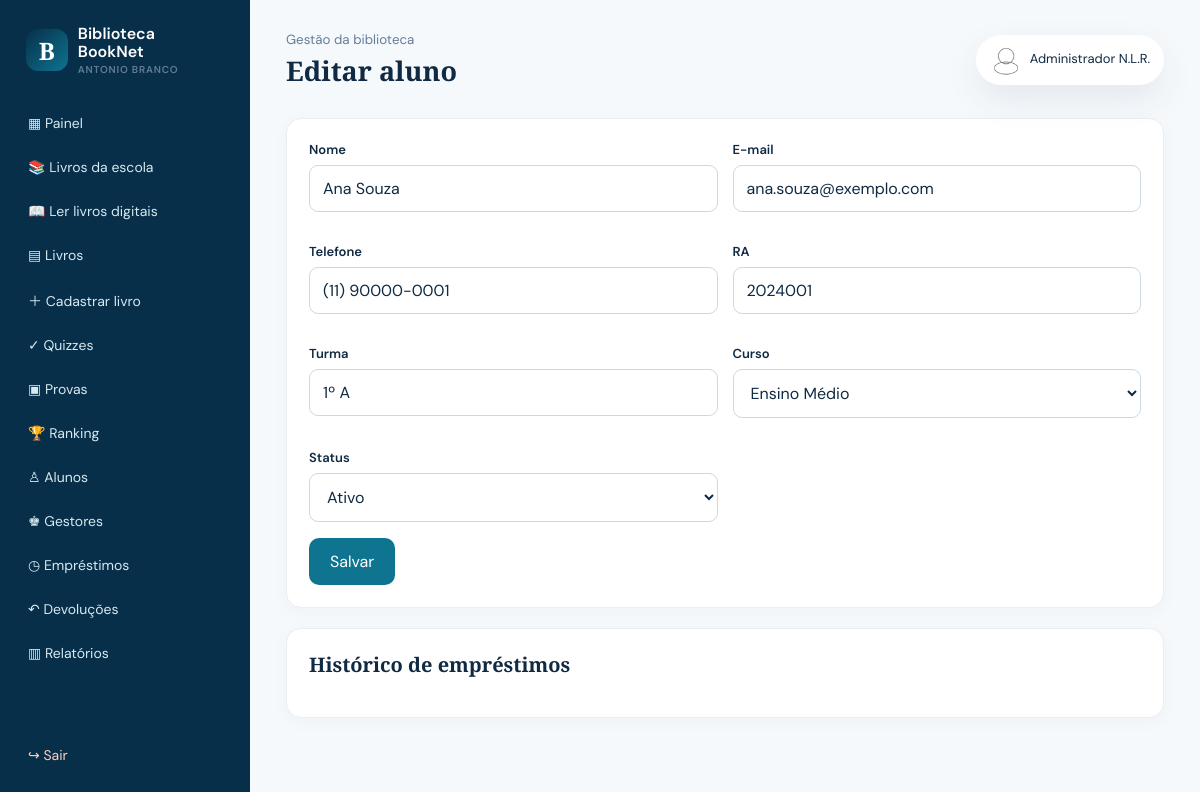
The app's page /admin/editar-aluno.php?id=2 (signed in) with its own data.
### tables this page shows
CREATE TABLE IF NOT EXISTS usuarios(id INT UNSIGNED AUTO_INCREMENT PRIMARY KEY,nome VARCHAR(150) NOT NULL,email VARCHAR(150) NOT NULL UNIQUE,senha VARCHAR(255) NOT NULL,tipo ENUM('aluno','administrador','gestor','bibliotecario') NOT NULL DEFAULT 'aluno',telefone VARCHAR(30),ra VARCHAR(50) UNIQUE,turma VARCHAR(80),curso VARCHAR(120),foto VARCHAR(255) NULL,status ENUM('ativo','bloqueado') NOT NULL DEFAULT 'ativo',created_at TIMESTAMP DEFAULT CURRENT_TIMESTAMP,updated_at TIMESTAMP DEFAULT CURRENT_TIMESTAMP ON UPDATE CURRENT_TIMESTAMP,INDEX(tipo),INDEX(status));

### config/functions.php (called while the page is built, shortened)
<?php
require_once __DIR__ . '/database.php';
function e(?string $value): string { return htmlspecialchars((string)$value, ENT_QUOTES, 'UTF-8'); }
function get_flash(): ?array { $f = $_SESSION['flash'] ?? null; unset($_SESSION['flash']); return $f; }

### config/database.php (called while the page is built, shortened)
<?php
function db(): PDO {
    static $pdo = null;
    if ($pdo === null) {
        $pdo = new PDO('mysql:host=' . DB_HOST . ';dbname=' . DB_NAME . ';charset=utf8mb4', DB_USER, DB_PASS, [
            PDO::ATTR_ERRMODE => PDO::ERRMODE_EXCEPTION,
            PDO::ATTR_DEFAULT_FETCH_MODE => PDO::FETCH_ASSOC,
            PDO::ATTR_EMULATE_PREPARES => false,
        ]);
    }
    return $pdo;
}

### admin/editar-aluno.php (the view)
<?php require_once __DIR__.'/../config/auth.php';require_admin();$id=(int)($_GET['id']??0);$s=db()->prepare("SELECT * FROM usuarios WHERE id=? AND tipo='aluno'");$s->execute([$id]);$u=$s->fetch();if(!$u)exit('Aluno não encontrado.');if($_SERVER['REQUEST_METHOD']==='POST'){verify_csrf();$s=db()->prepare('UPDATE usuarios SET nome=?,email=?,telefone=?,ra=?,turma=?,curso=?,status=? WHERE id=?');$s->execute([trim($_POST['nome']),trim($_POST['email']),trim($_POST['telefone']),trim($_POST['ra']),trim($_POST['turma']),trim($_POST['curso']),$_POST['status'],$id]);flash('success','Dados do aluno atualizados.');redirect('admin/alunos.php');}$loans=db()->prepare('SELECT e.*,l.titulo FROM emprestimos e JOIN livros l ON l.id=e.livro_id WHERE e.usuario_id=? ORDER BY e.created_at DESC');$loans->execute([$id]);$pageTitle='Editar aluno';require __DIR__.'/../includes/header.php';require __DIR__.'/../includes/dashboard-nav.php';?><form class="panel" method="post"><?=csrf_field()?><div class="form-grid"><?php foreach(['nome'=>'Nome','email'=>'E-mail','telefone'=>'Telefone','ra'=>'RA','turma'=>'Turma'] as $f=>$label):?><div class="form-group"><label><?=$label?></label><input <?=$f==='email'?'type="email"':''?> required name="<?=$f?>" value="<?=e($u[$f])?>"></div><?php endforeach;?><div class="form-group"><label>Curso</label><select required name="curso"><option value="">Selecione o curso</option><?php foreach(['Ensino Fundamental 1','Ensino Fundamental 2','Ensino Médio','Ensino Médio Técnico'] as $curso):?><option <?=$u['curso']===$curso?'selected':''?>><?=e($curso)?></option><?php endforeach;?></select></div><div class="form-group"><label>Status</label><select name="status"><option <?=$u['status']==='ativo'?'selected':''?> value="ativo">Ativo</option><option <?=$u['status']==='bloqueado'?'selected':''?> value="bloqueado">Bloqueado</option></select></div></div><button class="btn">Salvar</button></form><section class="panel"><h2>Histórico de empréstimos</h2><?php foreach($loans as $l):?><p><?=e($l['titulo'])?> — <span class="badge"><?=e(loan_status($l))?></span></p><?php endforeach;?></section><?php require __DIR__.'/../includes/dashboard-footer.php';?>

### assets/css/style.css (style rules this page uses)
:root { --navy:#082f49;--blue:#0e7490;--sky:#38bdf8;--ink:#102a43;--muted:#627d98;--paper:#f6f9fc;--line:#d9e2ec;--white:#fff;--danger:#c2410c;--success:#047857;--shadow:0 14px 35px #102a4314 }
* { box-sizing:border-box }
body { margin:0;background:var(--paper);color:var(--ink);font:16px 'DM Sans',sans-serif }
.btn { display:inline-flex;align-items:center;justify-content:center;border:0;border-radius:10px;background:var(--blue);color:white;font:600 15px inherit;padding:13px 21px;cursor:pointer;transition:.2s }
.form-grid { display:grid;grid-template-columns:repeat(2,1fr);gap:15px }
.form-group { margin:0 0 16px }
.form-group label { display:block;font-size:13px;font-weight:600;margin-bottom:7px }
.form-group input,.form-group select,.form-group textarea,.searchbar input { width:100%;padding:12px 13px;border:1px solid #cbd9e5;border-radius:9px;font:inherit;color:var(--ink);background:#fff }
.panel { background:#fff;border:1px solid #e7eff5;border-radius:15px;padding:22px;margin-top:20px;box-shadow:0 4px 18px #102a4308 }
.panel h2 { font:700 20px 'Playfair Display';margin:0 0 17px }
html { -webkit-text-size-adjust:100% }
.btn,.menu-toggle,.password-toggle,.sidebar nav a { touch-action:manipulation }
html { scroll-behavior:smooth }
body { min-width:320px;overflow-x:hidden }
input,select,textarea,button { max-width:100%;font:inherit }
button,a,.btn { -webkit-tap-highlight-color:transparent }
.app-main>* { min-width:0 }
.panel,.card,.metric,.book-card,.auth-card { min-width:0 }
.form-grid>* { min-width:0 }
.form-group input,.form-group select,.form-group textarea, .searchbar input { min-height:44px;max-width:100% }

### records on screen
usuarios: nome "Ana Souza", email "ana.souza@exemplo.com", telefone "(11) 90000-0001", ra "2024001", turma "1º A", status "Ativo"

### other values on screen
$pageTitle "Editar aluno"
user()['nome'] "Administrador N.L.R."
$label "Nome"
$label "E-mail"
$label "Telefone"
$label "RA"
$label "Turma"
form field curso "Ensino Médio"
